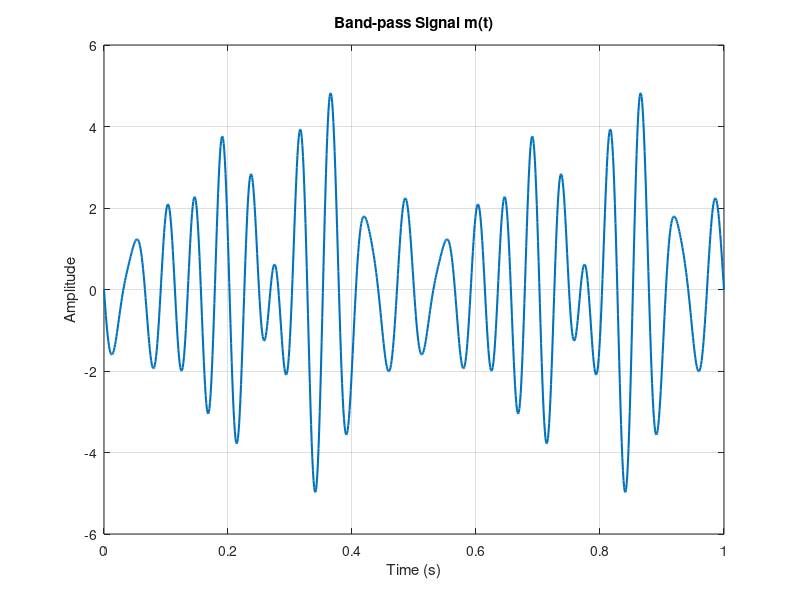
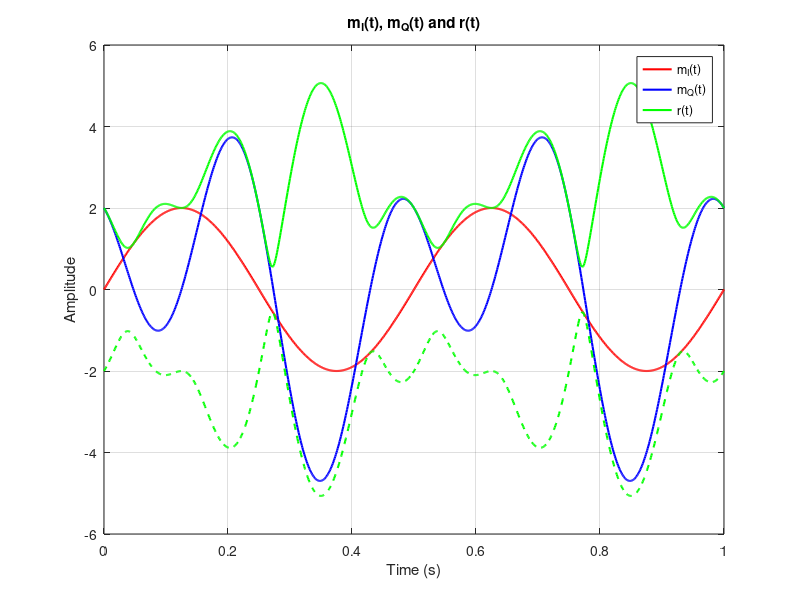
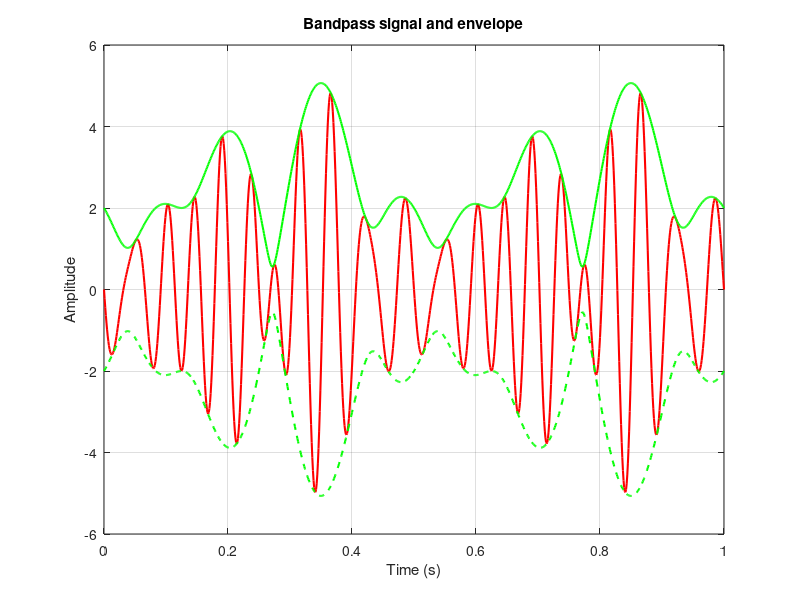
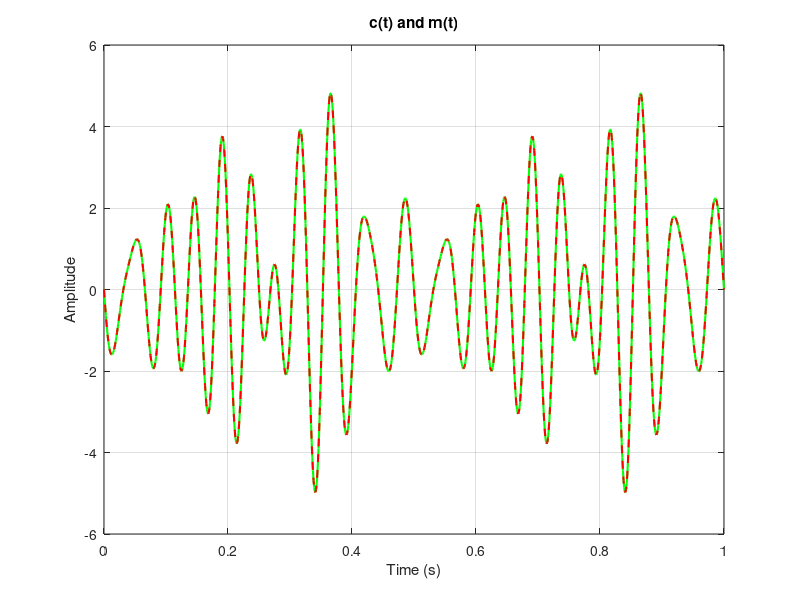

These figures' MATLAB source, in order:
fs = 1000;
t = 0:1/fs:1; 
f = [16, 18, 22, 24]; 
a = [1, -1, 1, -1]; 
b = [1, 1, -1, 1];
m_t = zeros(size(t)); 
fc = 20;
fn = [-4,-2,2,4]; %bass
for n = 1:4 
    m_t = m_t + a(n) * cos(2*pi*f(n)*t) - b(n) * sin(2*pi*f(n)*t);
end

%第一題的圖 m(t)
figure; 
plot(t, m_t, 'LineWidth', 1.5); 
title('Band-pass Signal m(t)');
xlabel('Time (s)');
ylabel('Amplitude');
grid on; %顯示網格線

m_e_t = zeros(size(t));%基頻等效


for n = 1:length(f)
    m_e_t = m_e_t + (a(n)+1j*b(n))*exp(1j*2*pi*(f(n)-20)*t);
end

m_It = zeros(size(t)); 
m_Qt = zeros(size(t)); 
for n = 1:length(fn)
    m_It= m_It + (a(n)*cos(2*pi*fn(n)*t) - b(n)*sin(2*pi*fn(n)*t));
    m_Qt= m_Qt+(a(n)*sin(2*pi*fn(n)*t) + b(n)*cos(2*pi*fn(n)*t));
end

r = sqrt(m_It.^2 +m_Qt.^2);

%第七題的圖 r(t) m_I(t) m_Q(t)
figure;
plot(t, m_It, 'r', 'LineWidth', 1.5); hold on;
plot(t, m_Qt, 'b', 'LineWidth', 1.5);
plot(t, r, 'g', 'LineWidth', 1.5);
plot(t, -r, 'g--', 'LineWidth', 1.5); % 負包絡
legend('m_I(t)', 'm_Q(t)', 'r(t)');
xlabel('Time (s)');
ylabel('Amplitude');
title('m_I(t), m_Q(t) and r(t)');
grid on;

%第八題的圖 m(t) r(t)
figure;
plot(t, m_t, 'r', 'LineWidth', 1.5); hold on;
plot(t, r, 'g', 'LineWidth', 1.5);
plot(t, -r, 'g--', 'LineWidth', 1.5); 
xlabel('Time (s)');
ylabel('Amplitude');
title('Bandpass signal and envelope');
grid on;



a_t = m_It.* cos(2*pi*fc*t);
b_t = m_Qt.* sin(2*pi*fc*t);
c_t = a_t - b_t;
%第九題的圖 c(t) m(t)
figure;
plot(t,c_t,'g','LineWidth',1.5); hold on;
plot(t,m_t,'r--','LineWidth',1.5);
xlabel('Time (s)');
ylabel('Amplitude');
title('c(t) and m(t)');
grid on;




